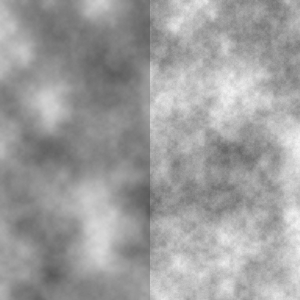
Frame 1 (no input)
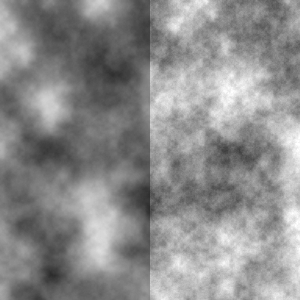
Frame 60 (the mouse pressed at the canvas centre just before this capture)
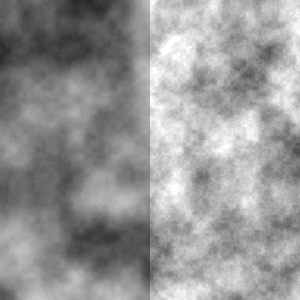
Frame 120 (the mouse held since frame 60 and released just before this capture)

The Processing sketch that drew these frames (run headless with seeded random() and noise(); from frame 60 on, the mouse is pressed at the canvas centre):

// Processing sketch: NoiseDetail
// ── NoiseDetail.pde
float noiseVal;
float noiseScale=0.02;

void setup(){
  size(300,300);
}
void draw() {
  for (int y = 0; y < height; y++) {
    for (int x = 0; x < width/2; x++) {
      noiseDetail(8,0.5);
      noiseVal = noise((mouseX+x) * noiseScale, (mouseY+y) * noiseScale);
      stroke(noiseVal*255);
      point(x,y);
      noiseDetail(8,0.65);
      noiseVal = noise((mouseX + x + width/2) * noiseScale, 
                       (mouseY + y) * noiseScale);
      stroke(noiseVal * 255);
      point(x + width/2, y);
    }
  }
}
